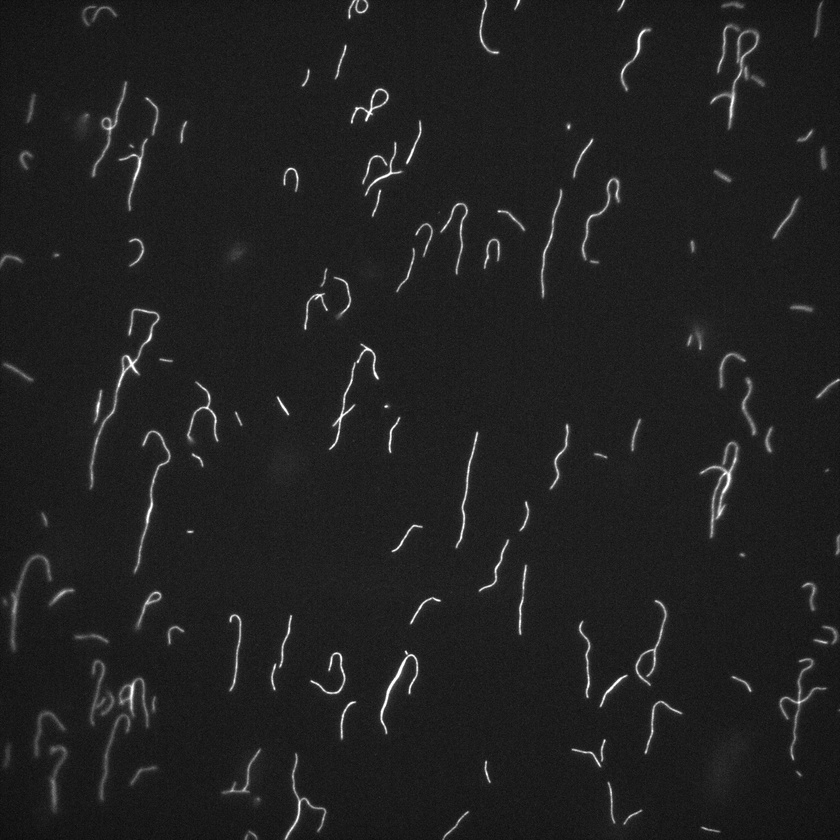
#> input picture sample_video1_gray_0100.jpg, 840 x 840 px, shrunk from 2048 x 2048 before the run, found by its file name
$ python affine.py
#> lines starting #> are read from the running program, lines starting #| are printed output that depends on the picture; after the words box and inside, x2 and y2 are one past the last pixel; in counts of white or black regions, pixels touching at a corner belong together
import cv2
import numpy as np

img=cv2.imread('../../sample/frame/sample_video1_gray_0100.jpg')
#> img is the input picture: shape (840, 840, 3); min 8, max 255, mean 32.8

#マーカの位置を指定
marker_positions=np.array([[50,100],[200,50],[50,200]],dtype=np.float32)

#マーカを描画
for marker_pos in marker_positions:
    cv2.drawMarker(img,tuple(marker_pos.astype(int)),(0,255,0),markerType=cv2.MARKER_CROSS,markerSize=30,thickness=10)
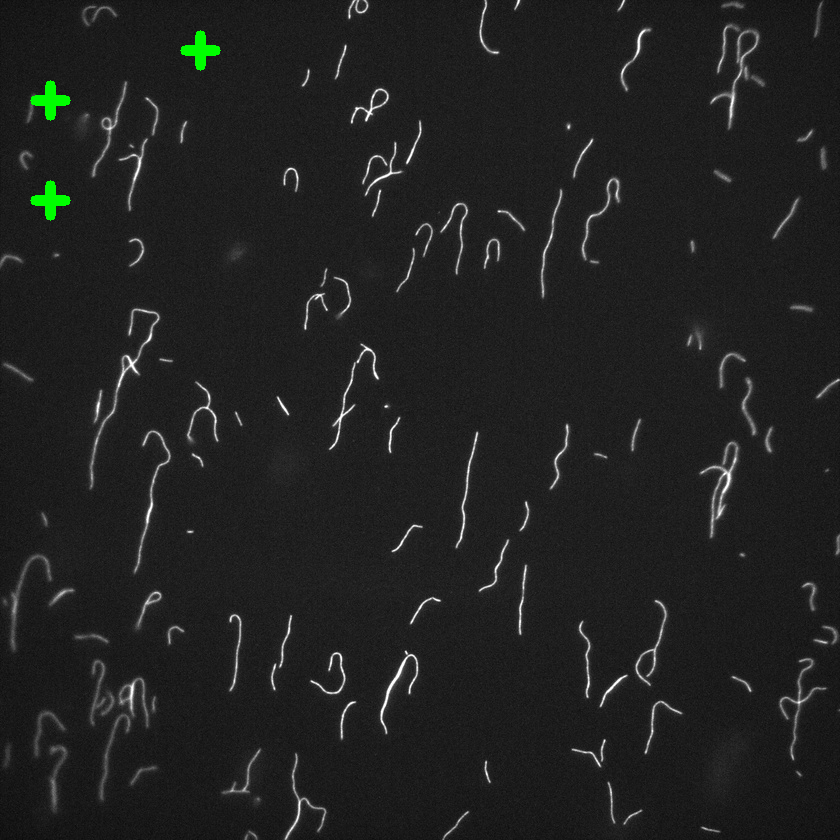
#> img: shape (840, 840, 3); 0.3% of pixels changed, all inside (x1, y1, x2, y2) = (30, 30, 221, 221)

#アフィン変換前の座礁を指定
src_poitns=marker_positions

#アフィン変換後の座標を指定
dst_points=np.array([[10,100],[200,50],[100,250]],dtype=np.float32)

#アフィン変換行列を計算
M= cv2.getAffineTransform(src_poitns,dst_points)
#> M = [[1.57, 0.9, -158.3], [0.167, 1.5, -58.33]]

#アフィン変換を適用
affine_image=cv2.warpAffine(img,M,(img.shape[1],img.shape[0]))
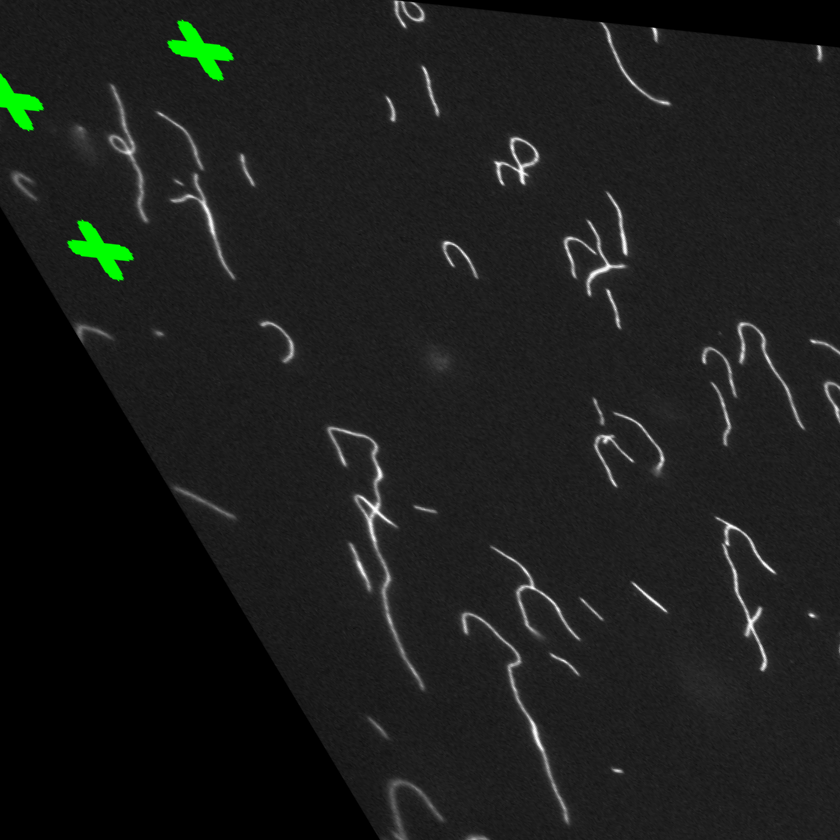
#> affine_image: shape (840, 840, 3); mean B, G, R 27.1, 28.6, 27.1

#画像表示
cv2.imshow("Img with markers and Affine Transformation",affine_image)

k=cv2.waitKey()
#> (key q is pressed here)
if k==ord('q'):
    cv2.destroyAllWindows()
elif k==ord("s"):
    cv2.imwrite('../../sample/frame/affine_img.jpg',affine_image)
    cv2.destroyAllWindows()
